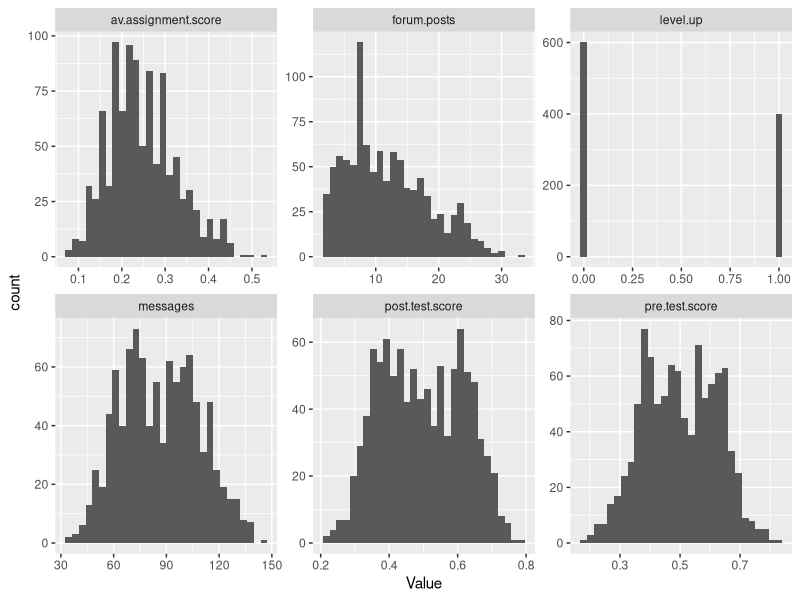
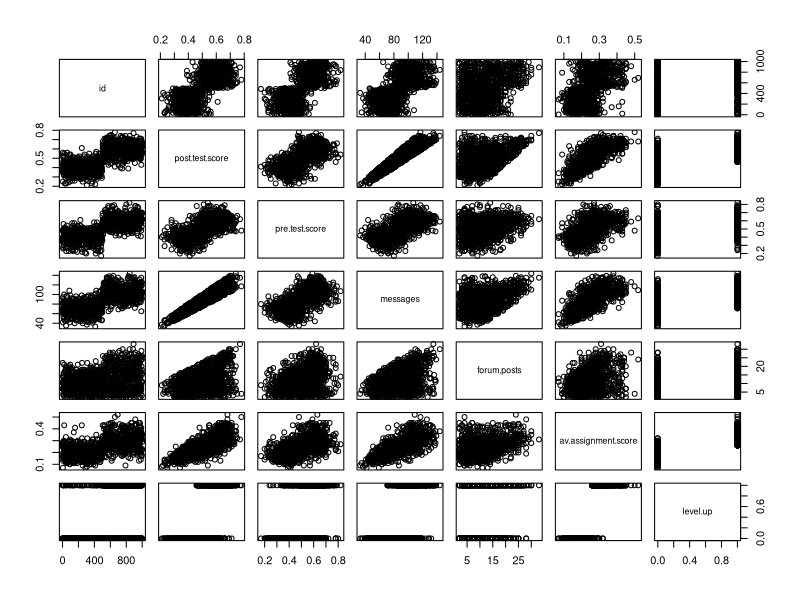
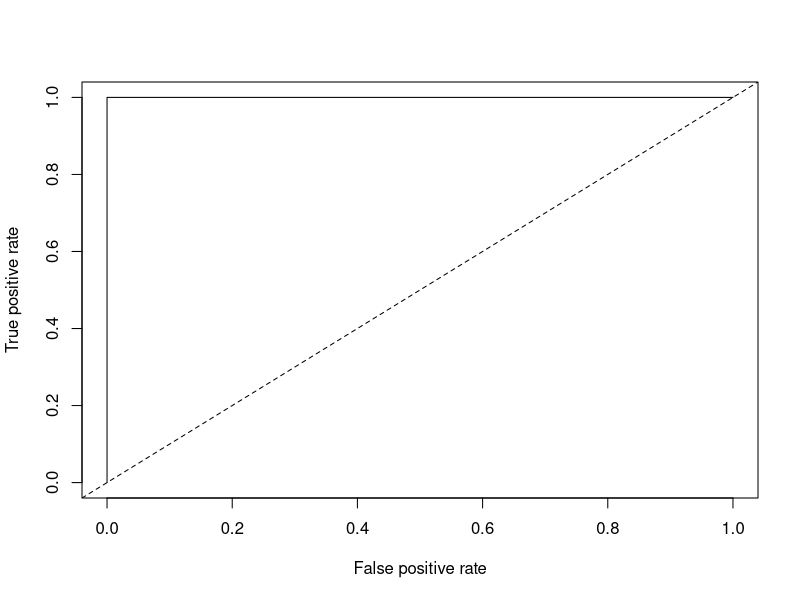
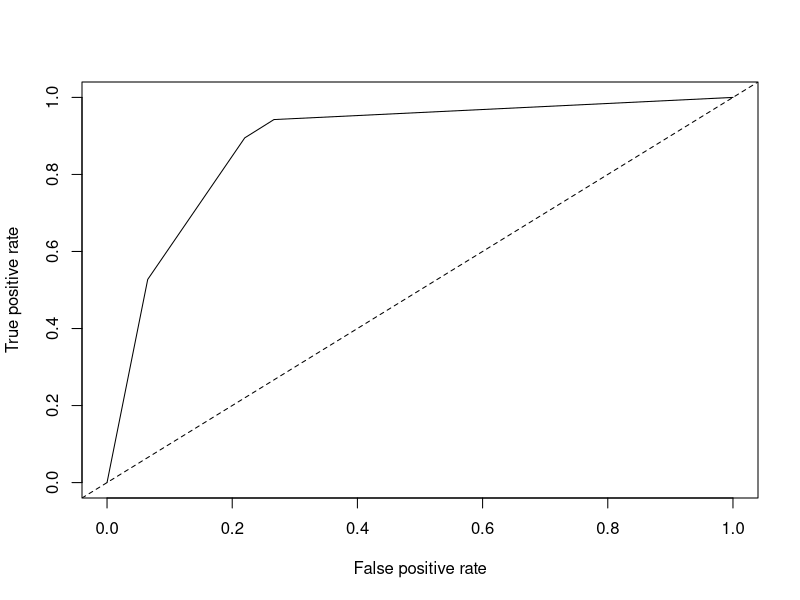

Reproduce these figures in R, in order.
## ---- chunk 1
M1 <- read.csv("online.data.csv")
## ---- chunk 2
#Start by creating histograms of the distributions for all variables (#HINT: look up "facet" in the ggplot documentation)
library(ggplot2)
library(dplyr)
library(tidyr)
M1$level.up<-ifelse(M1$level.up=="yes",1,0)

#Then visualize the relationships between variables
#We have to using gather fuction in order to use facet_wrap
M2<-gather(M1,"Key","Value",2:7)

ggplot(M2,aes(Value))+geom_histogram()+facet_wrap(~Key,scale="free")



#Try to capture an intuition about the data and the relationships
pairs(M1)
## ---- chunk 3
#Create a classification tree that predicts whether a student "levels up" in the online course using three variables of your choice (As we did last time, set all controls to their minimums)
#first I want to figure out which variables are more related.
library(rpart)
c.tree1<-rpart(factor(level.up)~.,method="class", data=M1)
printcp(c.tree1)
post(c.tree1, file = "tree1.ps", title = "levels up")

#actually there are only two variables av.assignment.score and post.test.score is accountable for prediction level up. 
# if I choose av.assignment.score+post.test.score, the error rate will comes to zero.
c.tree2<-rpart(factor(level.up)~forum.posts+av.assignment.score+post.test.score,method="class",data=M1)
printcp(c.tree2)
post(c.tree2,file="tree2.ps",title="levels up")
#Plot and generate a CP table for your tree 

#Generate a probability value that represents the probability that a student levels up based your classification tree 

M1$pred <- predict(c.tree2, type = "prob")[,2]#Last class we used type = "class" which predicted the classification for us, this time we are using type = "prob" to see the probability that our classififcation is based on.
#what does [,2] mean?
## ---- chunk 4
library(ROCR)

#Plot the curve
pred.detail <- prediction(M1$pred, M1$level.up) 
plot(performance(pred.detail, "tpr", "fpr"))+abline(0, 1, lty = 2,)

#Calculate the Area Under the Curve
unlist(slot(performance(pred.detail,"auc"), "y.values"))#Unlist liberates the AUC value from the "performance" object created by ROCR

#Now repeat this process, but using the variables you did not use for the previous model and compare the plots & results of your two models. Which one do you think was the better model? Why?
c.tree3<-rpart(factor(level.up)~forum.posts+pre.test.score+messages,method="class",data=M1)
printcp(c.tree3)
M1$pred1 <- predict(c.tree3, type = "prob")[,2]
pred.detail1<-prediction(M1$pred1, M1$level.up)
plot(performance(pred.detail1, "tpr", "fpr"))+abline(0, 1, lty = 2,)
unlist(slot(performance(pred.detail1,"auc"), "y.values"))
# The auc value goes down from 1 to 0.88, which means the accuracy drops using the second value.
## ---- chunk 5
#Look at the ROC plot for your first model. Based on this plot choose a probability threshold that balances capturing the most correct predictions against false positives. Then generate a new variable in your data set that classifies each student according to your chosen threshold.

#Since the first accuracy rate is 100%. It is not a unusal case, I will use the second model which the accruacy rate is not 100% 

#I will try 0.5 & 0.6
M1$threshold.pred1 <-ifelse(M1$pred1>0.5,1,0)

M1$threshold.pred2<-ifelse(M1$pred1>0.7,1,0)

#Now generate three diagnostics:

accuracy.model1 <-mean(ifelse(M1$threshold.pred1==M1$level.up,1,0))
accuracy.model1
accuracy.model2<-mean(ifelse(M1$threshold.pred2==M1$level.up,1,0))
accuracy.model2
#model1 accuracy is 0.826 while model2 accuracy is 0.772

#I need to figure out true positive,false positive, false positive in order to caculate 
#for threshold 1
M1$truepos1<-ifelse(M1$level.up==1&M1$threshold.pred1==1,1,0)
M1$falsepos1<-ifelse(M1$level.up==0&M1$threshold.pred1==1,1,0)
M1$falseneg1<-ifelse(M1$level.up==1&M1$threshold.pred1==0,1,0)

#for threshold 2
M1$truepos2<-ifelse(M1$level.up==1&M1$threshold.pred2==1,1,0)
M1$falsepos2<-ifelse(M1$level.up==0&M1$threshold.pred2==1,1,0)
M1$falseneg2<-ifelse(M1$level.up==1&M1$threshold.pred2==0,1,0)


M1$precision.model1 <-sum(M1$truepos1)/(sum(M1$truepos1)+sum(M1$falsepos1))
#model1 precision is 0.7306
M1$precision.model2 <-sum(M1$truepos2)/(sum(M1$truepos2)+sum(M1$falsepos2))
#model 2 precision is 0.844
M1$recall.model1 <-sum(M1$truepos1)/(sum(M1$truepos1)+sum(M1$falseneg1))
#model1 recall is 0.895
M1$recall.model2 <-sum(M1$truepos2)/(sum(M1$truepos2)+sum(M1$falseneg2))
#model2 recall is 0.5275
#Finally, calculate Kappa for your model according to:

#First generate the table of comparisons
table1 <- table(M1$level.up, M1$threshold.pred1)
table1
table2 <- table(M1$level.up, M1$threshold.pred2)
table2
#Convert to matrix
matrix1 <- as.matrix(table1)
matrix2<-as.matrix(table2)
#Calculate kappa
kappa(matrix1, exact = TRUE)/kappa(matrix1)
kappa(matrix2, exact = TRUE)/kappa(matrix2)
# kappa is not possible >1 
#install.packages("psych")
library(psych) 
cohen.kappa(matrix1)
cohen.kappa(matrix2)

#model 1 have the higher kappa. 
#Now choose a different threshold value and repeat these diagnostics. What conclusions can you draw about your two thresholds?
#answer shows above？
